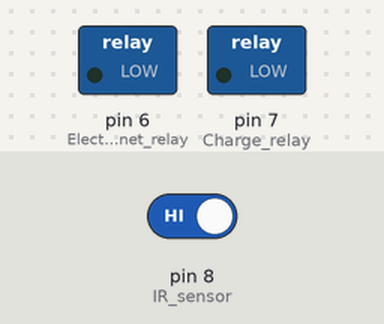
Recording of a sketch running on a simulated Arduino Uno, built with avr-gcc and run on an emulated ATmega328P. On the bench: switched loads named in the sketch (green lamp = pin HIGH). The inputs (shaded band) are chosen by the test bench; at power-on: pin 8 (IR_sensor) HIGH. Pins used as bus, display or sensor lines are not drawn.

Above: at 1.2 s.
1.3 s: pin 8 (IR_sensor) driven LOW
At 2.1 s:
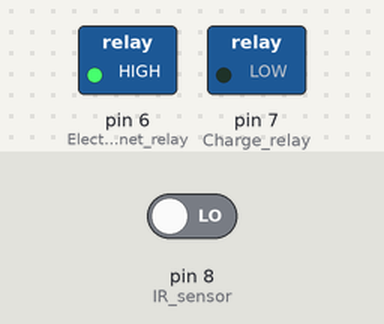
At 5.7 s:
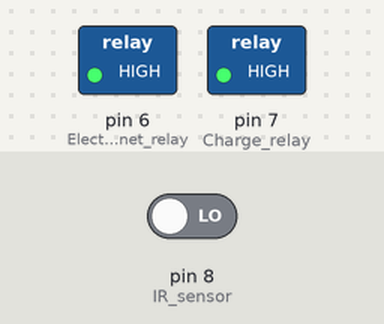
Timing chart, 0 to 7.2 s (numbered marks = the images above; inputs shaded):
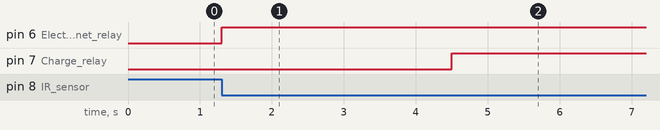

The sketch:

Arduino.ino
```cpp
void setup() {
  pinMode(13, OUTPUT); //Drone power switch
  digitalWrite(13, HIGH);
  pinMode(6, OUTPUT); //Electromagnet relay
  pinMode(7, OUTPUT); //Charge relay
  pinMode(8, INPUT); //IR sensor

}

void loop() {
 if(digitalRead(8) == LOW)
 {
  digitalWrite(6, HIGH);
  delay(2000);
  digitalWrite(13, LOW);
  delay(200);
  digitalWrite(13, HIGH);
  delay(1000);
  digitalWrite(7, HIGH);
  delay(2700000);
  digitalWrite(6, LOW);
  digitalWrite(7, LOW);
  delay(2000);
  digitalWrite(13, LOW);
  delay(200);
  digitalWrite(13, HIGH);
 }
}
```

Measured:
- after the input at 1.3 s, pin 6 (Electromagnet_relay): LOW → HIGH at once; pin 7 (Charge_relay): LOW → HIGH after 3.2 s
